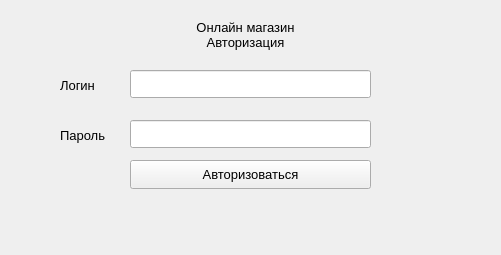
<?xml version="1.0" encoding="UTF-8"?>
<ui version="4.0">
 <class>LoginWindow</class>
 <widget class="QMainWindow" name="LoginWindow">
  <property name="geometry">
   <rect>
    <x>0</x>
    <y>0</y>
    <width>501</width>
    <height>255</height>
   </rect>
  </property>
  <property name="windowTitle">
   <string>Онлайн магазин</string>
  </property>
  <widget class="QWidget" name="centralwidget">
   <widget class="QLabel" name="lbTitle">
    <property name="geometry">
     <rect>
      <x>170</x>
      <y>10</y>
      <width>151</width>
      <height>51</height>
     </rect>
    </property>
    <property name="font">
     <font>
      <pointsize>10</pointsize>
     </font>
    </property>
    <property name="text">
     <string>&lt;html&gt;&lt;head/&gt;&lt;body&gt;&lt;p&gt;Онлайн магазин&lt;br/&gt;  Авторизация&lt;/p&gt;&lt;/body&gt;&lt;/html&gt;</string>
    </property>
    <property name="textFormat">
     <enum>Qt::TextFormat::AutoText</enum>
    </property>
    <property name="alignment">
     <set>Qt::AlignmentFlag::AlignCenter</set>
    </property>
   </widget>
   <widget class="QLabel" name="lbLogin">
    <property name="geometry">
     <rect>
      <x>60</x>
      <y>70</y>
      <width>63</width>
      <height>31</height>
     </rect>
    </property>
    <property name="font">
     <font>
      <pointsize>10</pointsize>
     </font>
    </property>
    <property name="text">
     <string>Логин</string>
    </property>
    <property name="textFormat">
     <enum>Qt::TextFormat::AutoText</enum>
    </property>
   </widget>
   <widget class="QLabel" name="lbPassword">
    <property name="geometry">
     <rect>
      <x>60</x>
      <y>120</y>
      <width>63</width>
      <height>31</height>
     </rect>
    </property>
    <property name="font">
     <font>
      <pointsize>10</pointsize>
     </font>
    </property>
    <property name="text">
     <string>Пароль</string>
    </property>
   </widget>
   <widget class="QLineEdit" name="lineLogin">
    <property name="geometry">
     <rect>
      <x>130</x>
      <y>70</y>
      <width>241</width>
      <height>28</height>
     </rect>
    </property>
   </widget>
   <widget class="QLineEdit" name="linePasswor">
    <property name="geometry">
     <rect>
      <x>130</x>
      <y>120</y>
      <width>241</width>
      <height>28</height>
     </rect>
    </property>
    <property name="echoMode">
     <enum>QLineEdit::EchoMode::Password</enum>
    </property>
   </widget>
   <widget class="QPushButton" name="pushButtonAuth">
    <property name="geometry">
     <rect>
      <x>130</x>
      <y>160</y>
      <width>241</width>
      <height>29</height>
     </rect>
    </property>
    <property name="font">
     <font>
      <pointsize>10</pointsize>
     </font>
    </property>
    <property name="text">
     <string>Авторизоваться</string>
    </property>
   </widget>
  </widget>
  <widget class="QMenuBar" name="menubar">
   <property name="geometry">
    <rect>
     <x>0</x>
     <y>0</y>
     <width>501</width>
     <height>25</height>
    </rect>
   </property>
  </widget>
 </widget>
 <resources/>
 <connections/>
</ui>
